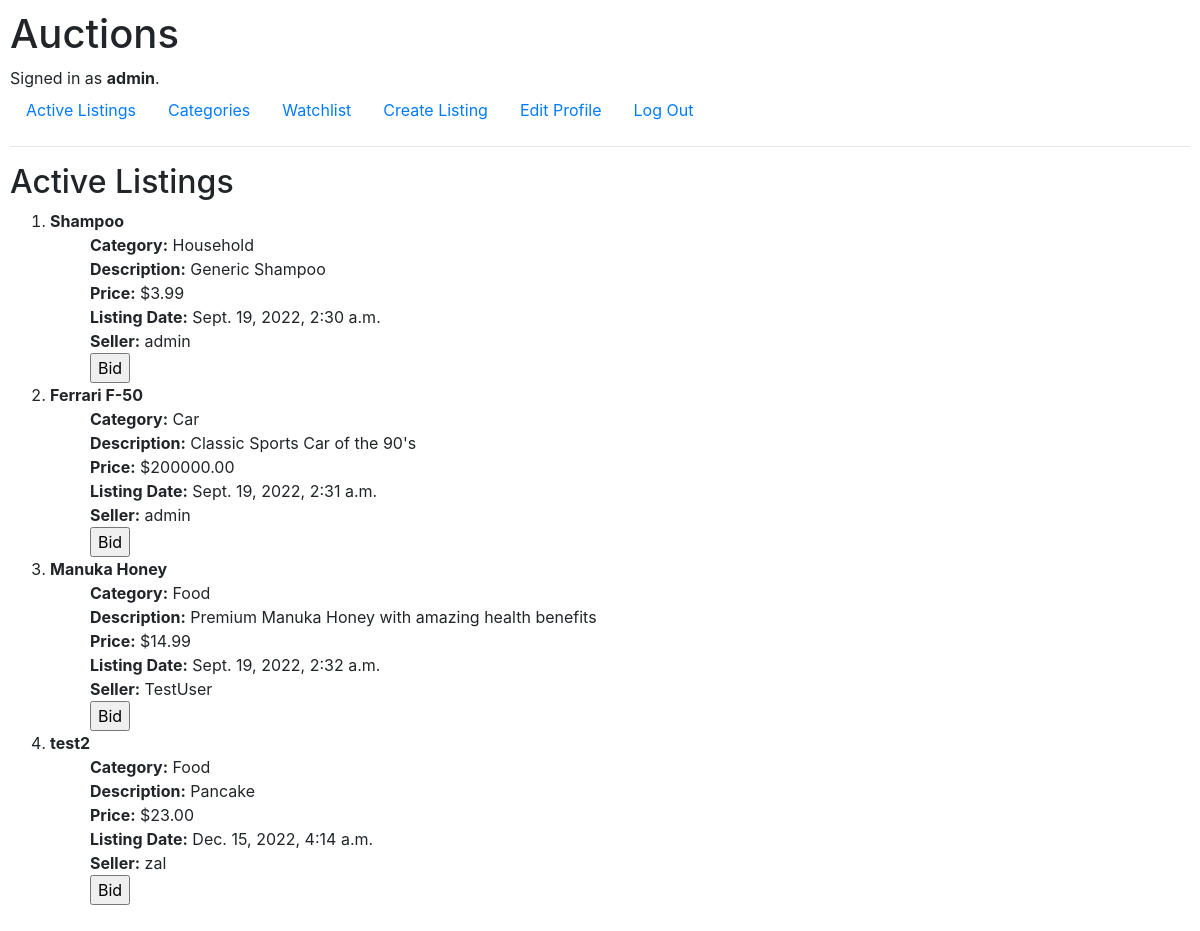
Screenshot of / (signed in) with the database file from the repository.
### auctions/models.py (models this page shows)
class User(AbstractUser):
    pass

class Listings(models.Model):
    item_name = models.CharField(unique=False, max_length=255)
    description = models.TextField()
    category = models.CharField(max_length=255, default="None", unique=False)
    price = models.DecimalField(max_digits = 14, decimal_places=2, null=False, blank=True, default=0)
    date_created = models.DateTimeField(auto_now=True)
    owner = models.CharField(unique=False, max_length=255)

### auctions/views.py (the view)
# urls.py: path("", views.index, name="index"),
def index(request):
    queries = Listings.objects.all()
    return render(request, "auctions/index.html", {
        "data" : queries
    })

### auctions/templates/auctions/index.html
{% extends "auctions/layout.html" %}
{% block body %}
    <h2>Active Listings</h2>
{% if data %}
    <div>
    <ol>
        {% for dat in data %}
        <li><b>{{ dat.item_name }}</b></li>
        <ul>
            <li><strong>Category:</strong> {{ dat.category }}</li>
            <li><strong>Description:</strong> {{ dat.description }} </li>
            <li><strong>Price:</strong> ${{ dat.price }}</li>
            <li><strong>Listing Date:</strong> {{dat.date_created}} </li>
            <li><strong>Seller:</strong> {{ dat.owner }} </li>
            <input type="submit" value="Bid" name="Bid"/>
        </ul>
        {% endfor %}
    </ol>
    </div>
{% else %}
    No active Listings
{% endif %}
{% endblock %}

### auctions/templates/auctions/layout.html (shortened to what this page needs)
{% load static %}
<!DOCTYPE html>
<html lang="en">
    <head>
        <link rel="stylesheet" href="https://stackpath.bootstrapcdn.com/bootstrap/4.4.1/css/bootstrap.min.css">
        <link href="{% static 'auctions/styles.css' %}" rel="stylesheet">
    </head>
    <body>
        <h1>Auctions</h1>
        <div>
            {% if user.is_authenticated %}
                Signed in as <strong>{{ user.username }}</strong>.
            {% else %}
                Not signed in.
            {% endif %}
        </div>
        <ul class="nav">
            <li class="nav-item">
                <a class="nav-link" href="{% url 'index' %}">Active Listings</a>
            </li>
            <li class="nav-item">
                <a class="nav-link" href="{% url 'categories' %}">Categories</a>
            </li>
            {% if user.is_authenticated %}
                <li class="nav-item">
                    <a class="nav-link" href="{% url 'watchlist' %}">Watchlist</a>
                </li>
                <li class="nav-item">
                    <a class="nav-link" href="{% url 'createlisting' %}">Create Listing</a>
                </li>
                <li class="nav-item">
                    <a class="nav-link" href="{% url 'edit_profile' %}">Edit Profile</a>
                </li>
                <li class="nav-item">
                    <a class="nav-link" href="{% url 'logout' %}">Log Out</a>
                </li>
            {% endif %}
        </ul>
        <hr>
        {% block body %}
        {% endblock %}
    </body>
</html>

### auctions/static/auctions/styles.css (style rules this page uses)
body { padding: 10px; }
ul { list-style-type: none; }

### rows the page displays
User: username "admin"
Listings: item_name "Shampoo", category "Household", description "Generic Shampoo", price "3.99", date_created "Sept. 19, 2022, 2:30 a.m.", owner "admin"
Listings: item_name "Ferrari F-50", category "Car", description "Classic Sports Car of the 90's", price "200000.00", date_created "Sept. 19, 2022, 2:31 a.m.", owner "admin"
Listings: item_name "Manuka Honey", category "Food", description "Premium Manuka Honey with amazing health benefits", price "14.99", date_created "Sept. 19, 2022, 2:32 a.m.", owner "TestUser"
Listings: item_name "test2", category "Food", description "Pancake", price "23.00", date_created "Dec. 15, 2022, 4:14 a.m.", owner "zal"
